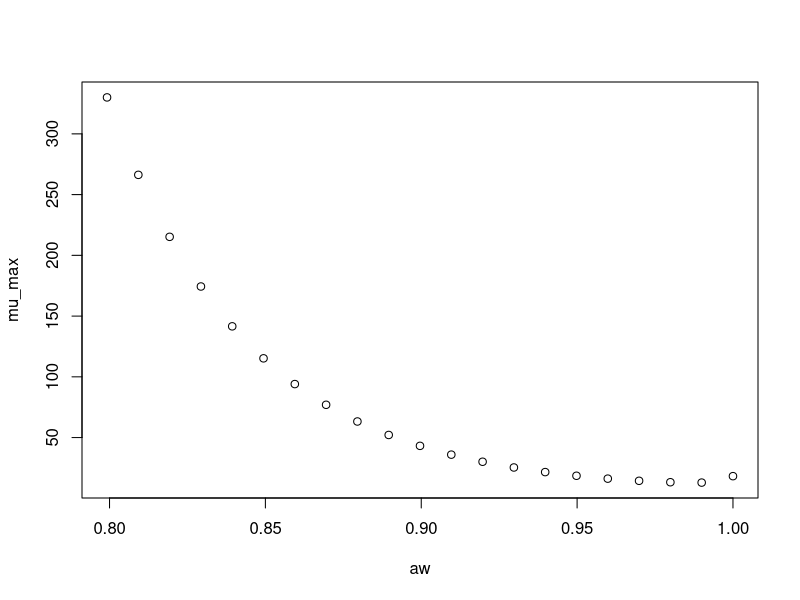

The R source for this figure:
#############################
# start of Parameter script
#############################
aw <- seq(0.799200799200799,0.999999,length.out=21)
#############################
# end of Parameter script
#############################
############################# 
# start of Model script Gropin ID 1379 
#############################
 
# constant coefficients for this model
 
variables <- data.frame(aw)
argumentsPar <- expand.grid(variables)
 
# heart of the model
response_surface <- function(aw) {
   mumax <-exp(2.910-6.346*sqrt(1-aw)+28.55*(sqrt(1-aw))^2)

return(mumax=mumax)
} 

# output parameters
mumax <- cbind(argumentsPar,response_surface(argumentsPar['aw']))
colnames(mumax) <- c(colnames(argumentsPar),'mumax')
#############################
# End of Model script
#############################
############################# 
# start of Visualisation script Gropin ID 1379 
#############################
plot(aw,mumax$mumax,
                          xlab='aw',
                          ylab='mu_max')
#############################
# End of Visualisation script
#############################
